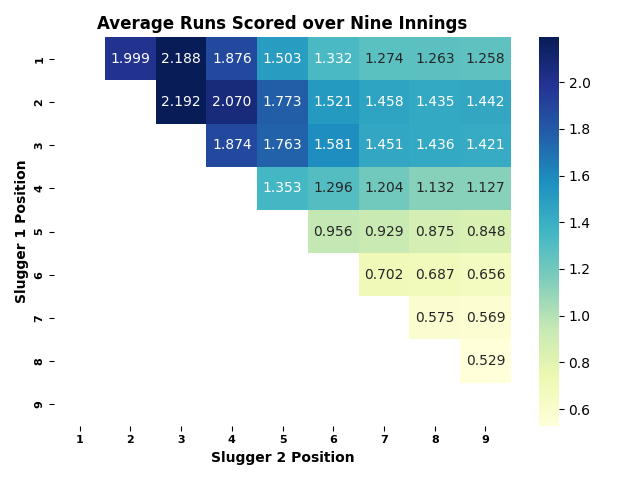

Write Python code to recreate this figure.
import itertools

import matplotlib.pyplot as plt
import numpy as np
import seaborn as sns

from baseball.solution import simulate_inning


def evaluate_batting_orders(prob_single, prob_home_run, simulations=50000):
    """
    Evaluate all possible positions for the two sluggers in the batting order.
    :param prob_single: Probability of getting a single for a contact hitter.
    :param prob_home_run: Probability of getting a home run for the sluggers.
    :param simulations: Number of games to simulate for each slugger positions combination.
    :return: The optimal positions for the sluggers and average runs for each combination.
    """
    best_positions = (0, 0)
    best_average_runs = 0
    average_runs_combinations = []

    # Iterate over all possible combinations of two slugger positions
    for slugger_positions in itertools.combinations(range(9), 2):
        batting_order = [False] * 9
        for pos in slugger_positions:
            batting_order[pos] = True

        total_runs = 0
        # Simulate nine innings for a number of games
        for _ in range(simulations):
            for _ in range(9):
                total_runs += simulate_inning(batting_order, prob_single, prob_home_run)

        average_runs = total_runs / simulations
        average_runs_combinations.append((slugger_positions, average_runs))

        if average_runs > best_average_runs:
            best_average_runs = average_runs
            best_positions = slugger_positions

    # Create a 2D array to hold the average runs
    average_runs_matrix = np.full((9, 9), np.nan)  # Fill with NaN so the diagonal remains blank

    # Iterate over all possible combinations of two slugger positions
    for slugger_positions, average_runs in average_runs_combinations:
        average_runs_matrix[slugger_positions[0], slugger_positions[1]] = average_runs

    return best_positions, average_runs_matrix

if __name__ == '__main__':

    # Parameters
    prob_single = 1 / 3
    prob_home_run = 1 / 10
    simulations = 100000

    # Get the best positions for the sluggers and average runs for each combination
    best_positions, average_runs_matrix = evaluate_batting_orders(prob_single, prob_home_run, simulations)

    print(f"The best positions for the sluggers are: {best_positions[0] + 1} and {best_positions[1] + 1}")

    # Create a heatmap
    sns.heatmap(average_runs_matrix, annot=True, cmap='YlGnBu')
    plt.xlabel('Slugger 2 Position', weight='bold', fontsize=10)
    plt.ylabel('Slugger 1 Position', weight='bold', fontsize=10)
    plt.title('Average Runs Scored over Nine Innings', wrap=True, weight='bold', fontsize=12)
    plt.xticks(np.arange(9) + 0.5, np.arange(1, 10), weight='bold', fontsize=8)
    plt.yticks(np.arange(9) + 0.5, np.arange(1, 10), weight='bold', fontsize=8)
    plt.tight_layout()
    plt.show()
    plt.savefig('extra_credit.png')